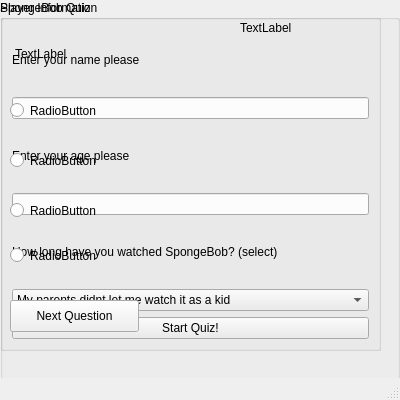
<?xml version="1.0" encoding="UTF-8"?>
<ui version="4.0">
 <class>MainWindow</class>
 <widget class="QMainWindow" name="MainWindow">
  <property name="geometry">
   <rect>
    <x>0</x>
    <y>0</y>
    <width>400</width>
    <height>400</height>
   </rect>
  </property>
  <property name="maximumSize">
   <size>
    <width>400</width>
    <height>400</height>
   </size>
  </property>
  <property name="windowTitle">
   <string>MainWindow</string>
  </property>
  <widget class="QWidget" name="centralwidget">
   <widget class="QGroupBox" name="playerGroupBox">
    <property name="enabled">
     <bool>true</bool>
    </property>
    <property name="geometry">
     <rect>
      <x>0</x>
      <y>0</y>
      <width>381</width>
      <height>351</height>
     </rect>
    </property>
    <property name="title">
     <string>Player Information</string>
    </property>
    <layout class="QVBoxLayout" name="verticalLayout">
     <item>
      <widget class="QLabel" name="label">
       <property name="text">
        <string>Enter your name please</string>
       </property>
      </widget>
     </item>
     <item>
      <widget class="QLineEdit" name="nameInput"/>
     </item>
     <item>
      <widget class="QLabel" name="label_2">
       <property name="text">
        <string>Enter your age please</string>
       </property>
      </widget>
     </item>
     <item>
      <widget class="QLineEdit" name="ageInput"/>
     </item>
     <item>
      <widget class="QLabel" name="label_3">
       <property name="text">
        <string>How long have you watched SpongeBob? (select)</string>
       </property>
      </widget>
     </item>
     <item>
      <widget class="QComboBox" name="watchCombo">
       <item>
        <property name="text">
         <string>My parents didnt let me watch it as a kid</string>
        </property>
       </item>
       <item>
        <property name="text">
         <string>Less than a year</string>
        </property>
       </item>
       <item>
        <property name="text">
         <string>Over 2 years</string>
        </property>
       </item>
       <item>
        <property name="text">
         <string>Over half my life</string>
        </property>
       </item>
       <item>
        <property name="text">
         <string>My whole life!</string>
        </property>
       </item>
      </widget>
     </item>
     <item>
      <widget class="QPushButton" name="startButton">
       <property name="text">
        <string>Start Quiz!</string>
       </property>
      </widget>
     </item>
    </layout>
   </widget>
   <widget class="QGroupBox" name="groupBox">
    <property name="geometry">
     <rect>
      <x>0</x>
      <y>0</y>
      <width>400</width>
      <height>410</height>
     </rect>
    </property>
    <property name="maximumSize">
     <size>
      <width>600</width>
      <height>600</height>
     </size>
    </property>
    <property name="title">
     <string>SpongeBob Quiz</string>
    </property>
    <widget class="QLabel" name="questionLabel">
     <property name="geometry">
      <rect>
       <x>15</x>
       <y>33</y>
       <width>361</width>
       <height>41</height>
      </rect>
     </property>
     <property name="text">
      <string>TextLabel</string>
     </property>
    </widget>
    <widget class="QRadioButton" name="radioButton1">
     <property name="geometry">
      <rect>
       <x>10</x>
       <y>90</y>
       <width>361</width>
       <height>41</height>
      </rect>
     </property>
     <property name="text">
      <string>RadioButton</string>
     </property>
    </widget>
    <widget class="QRadioButton" name="radioButton2">
     <property name="geometry">
      <rect>
       <x>10</x>
       <y>140</y>
       <width>351</width>
       <height>41</height>
      </rect>
     </property>
     <property name="text">
      <string>RadioButton</string>
     </property>
    </widget>
    <widget class="QRadioButton" name="radioButton3">
     <property name="geometry">
      <rect>
       <x>10</x>
       <y>190</y>
       <width>331</width>
       <height>41</height>
      </rect>
     </property>
     <property name="text">
      <string>RadioButton</string>
     </property>
    </widget>
    <widget class="QRadioButton" name="radioButton4">
     <property name="geometry">
      <rect>
       <x>10</x>
       <y>240</y>
       <width>351</width>
       <height>31</height>
      </rect>
     </property>
     <property name="text">
      <string>RadioButton</string>
     </property>
    </widget>
    <widget class="QPushButton" name="nextButton">
     <property name="geometry">
      <rect>
       <x>10</x>
       <y>300</y>
       <width>129</width>
       <height>32</height>
      </rect>
     </property>
     <property name="text">
      <string>Next Question</string>
     </property>
    </widget>
    <widget class="QLabel" name="questionNumberLabel">
     <property name="geometry">
      <rect>
       <x>240</x>
       <y>20</y>
       <width>121</width>
       <height>16</height>
      </rect>
     </property>
     <property name="text">
      <string>TextLabel</string>
     </property>
    </widget>
   </widget>
  </widget>
  <widget class="QMenuBar" name="menubar">
   <property name="geometry">
    <rect>
     <x>0</x>
     <y>0</y>
     <width>400</width>
     <height>37</height>
    </rect>
   </property>
  </widget>
  <widget class="QStatusBar" name="statusbar"/>
 </widget>
 <resources/>
 <connections/>
</ui>
